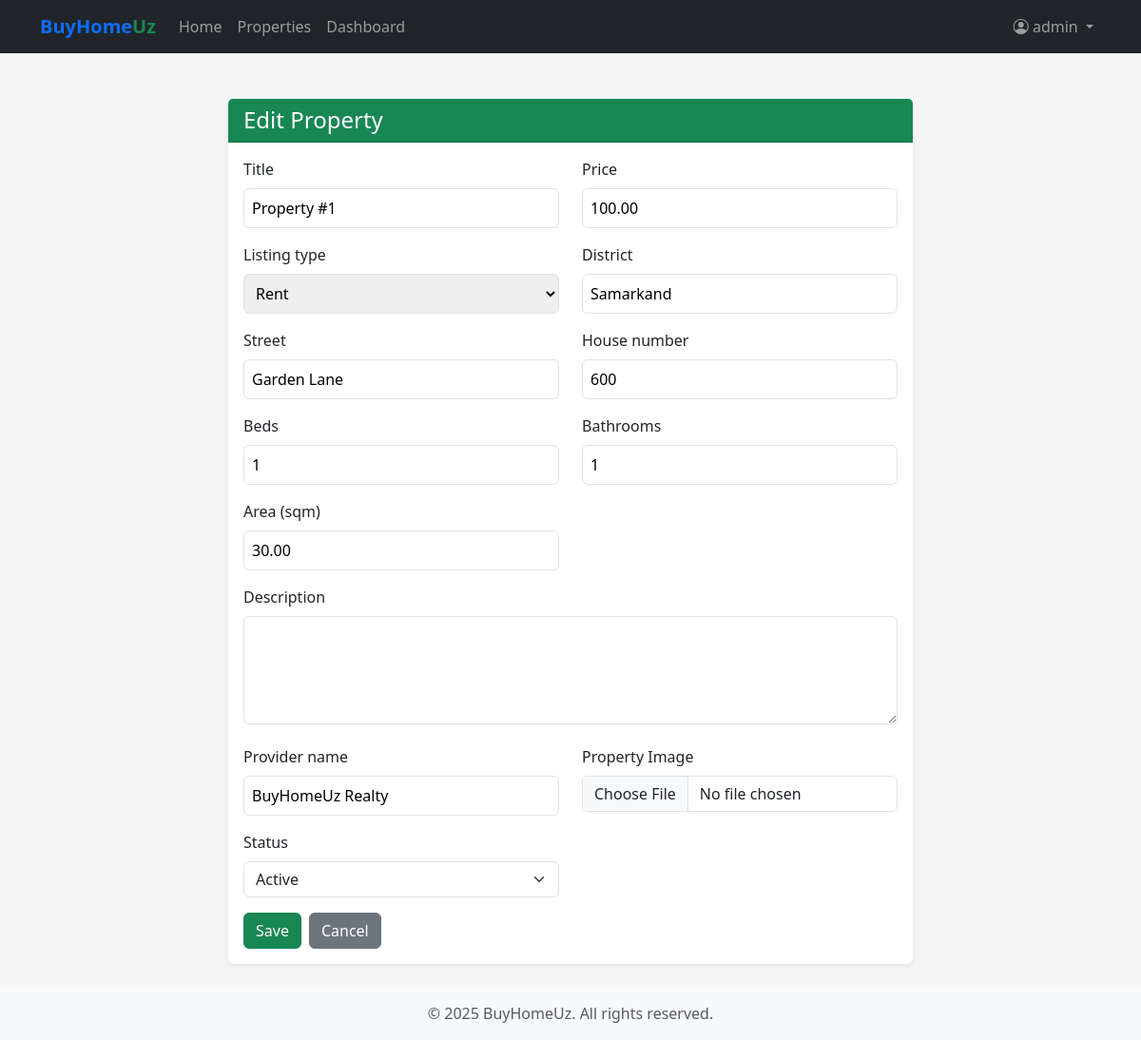
The page /properties/1/edit/ (signed in) on the database its author committed.
### properties/models.py (models this page shows, shortened)
class Property(models.Model):
    LISTING_TYPE_CHOICES = (
        ('sale','Sale'),
        ('rent','Rent')
    )
    title = models.CharField(max_length=255)
    price = models.DecimalField(max_digits=20, decimal_places=2)
    listing_type = models.CharField(max_length=10, choices=LISTING_TYPE_CHOICES)
    district = models.CharField(max_length=100)
    street = models.CharField(max_length=100)
    house_number = models.CharField(max_length=20)
    beds = models.IntegerField()
    bathrooms = models.IntegerField()
    area_sqm = models.DecimalField(max_digits=10, decimal_places=2)
    description = models.TextField(null=True, blank=True)
    created_on = models.DateTimeField(default=timezone.now)
    provider_name = models.CharField(max_length=100)
    created_by = models.ForeignKey(
        settings.AUTH_USER_MODEL,
        on_delete=models.CASCADE,
        related_name='properties_createdby'
    )
    updated_by = models.ForeignKey(
        settings.AUTH_USER_MODEL,
        on_delete=models.CASCADE,
        related_name='properties_updatedby'
    )
    image = models.ImageField(upload_to='property_images', blank=True)
    is_active = models.BooleanField(default=True)
    class Meta:
        verbose_name_plural = "Properties"

### properties/views.py (the view)
# urls.py: path('<int:pk>/edit/', views.property_edit, name="edit"),
@permission_required('properties.change_property', raise_exception=True)
def property_edit(request, pk):
    property_obj = Property.objects.get(pk=pk)
    if request.method == 'POST':
        form = PropertyForm(request.POST, request.FILES, instance=property_obj)
        if form.is_valid():
            property_obj = form.save(commit=False)
            property_obj.updated_by = request.user
            property_obj.save()
            messages.success(request, f'Property "{property_obj.title}" updated.')
            return redirect('properties:manage_list')
    else:
        form = PropertyForm(instance=property_obj)
    return render(request, 'properties/property_form.html', {'form': form})

### properties/forms.py
class PropertyForm(forms.ModelForm):
    is_active = forms.ChoiceField(
        choices=[(True, 'Active'), (False, 'Inactive')],
        widget=forms.Select(attrs={'class': 'form-select'}),
        label='Status'
    )
    class Meta:
        model = Property
        fields = ['title', 'price', 'listing_type', 'district', 'street',
                  'house_number', 'beds', 'bathrooms', 'area_sqm',
                  'description', 'provider_name', 'image', 'is_active']
        widgets = {
            'description': forms.Textarea(attrs={'rows': 4}),
            'image': forms.FileInput(attrs={'class': 'form-control'}),
        }
        labels = {
            'image': 'Property Image',
            'area_sqm': 'Area (sqm)',
        }

### properties/templates/properties/property_form.html (shortened to what this page needs)
{% extends 'base.html' %}  {% block content %}
<div class="container mt-4">
  <div class="row justify-content-center">
    <div class="col-md-8">
      <div class="card shadow-sm">
        <div class="card-header bg-success text-white">
          <h4 class="mb-0">
            {% if form.instance.pk %}Edit Property{% else %}Create Property{% endif %}
          </h4>
        </div>
        <div class="card-body">
          <form method="post" enctype="multipart/form-data">
            <div class="row">
              {% for field in form %}
              <div
                class="{% if field.name == 'description' %}col-12{% else %}col-md-6{% endif %} mb-3"
              >
                <label class="form-label">{{ field.label }}</label>
                {{ field }}
              </div>
              {% endfor %}
            </div>
            <div class="d-flex gap-2">
              <button type="submit" class="btn btn-success">Save</button>
              <a
                href="{% url 'properties:manage_list' %}"
                class="btn btn-secondary"
                >Cancel</a
              >
            </div>
          </form>
        </div>
      </div>
    </div>
  </div>
</div>
{% endblock %}

### templates/nav.html (shortened to what this page needs)
<nav class="navbar navbar-expand-lg navbar-dark bg-dark">
    <div class="container">
        <a class="navbar-brand" href="{% url 'home' %}"><span class="fw-bold text-primary">BuyHome</span><span class="fw-bold text-success">Uz</span></a>
        <div class="collapse navbar-collapse" id="navbarNav">
            <ul class="navbar-nav me-auto">
                <li class="nav-item">
                    <a class="nav-link" href="{% url 'home' %}">Home</a>
                </li>
                <li class="nav-item">
                    <a class="nav-link" href="{% url 'properties:listing' %}">Properties</a>
                </li>
                {% if perms.auth.view_user or perms.auth.view_group or perms.properties.view_property %}
                <li class="nav-item">
                    <a class="nav-link" href="{% url 'accounts:dashboard' %}">Dashboard</a>
                </li>
                {% endif %}
            </ul>
            <ul class="navbar-nav ms-auto">
                {% if user.is_authenticated %}
                    <li class="nav-item dropdown">
                        <a class="nav-link dropdown-toggle" href="#" id="navbarDropdown" role="button" data-bs-toggle="dropdown" aria-expanded="false">
                            <i class="bi bi-person-circle"></i> {{ user.username }}
                        </a>
                    </li>
                {% endif %}
            </ul>
        </div>
    </div>
</nav>

### static/css/styles.css (style rules this page uses)
body { display: flex; flex-direction: column; min-height: 100vh; background-color: #f5f5f5; }
.card { border: none; }
form input, form select, form textarea { width: 100%; padding: 0.5rem; border: 1px solid #dee2e6; border-radius: 0.375rem; }

### rows shown on the page
Property: form "Property #1" "100.00" "Rent" "Samarkand" "Garden Lane" "600" "1" "1" "30.00" "BuyHomeUz Realty" "Active"

### other values the page prints
{{ user.username }} "admin"
{{ field.label }} "Title" "Price" "Listing type" "District" "Street" "House number" "Beds" "Bathrooms" "Area (sqm)" "Description" "Provider name" "Property Image" "Status"
